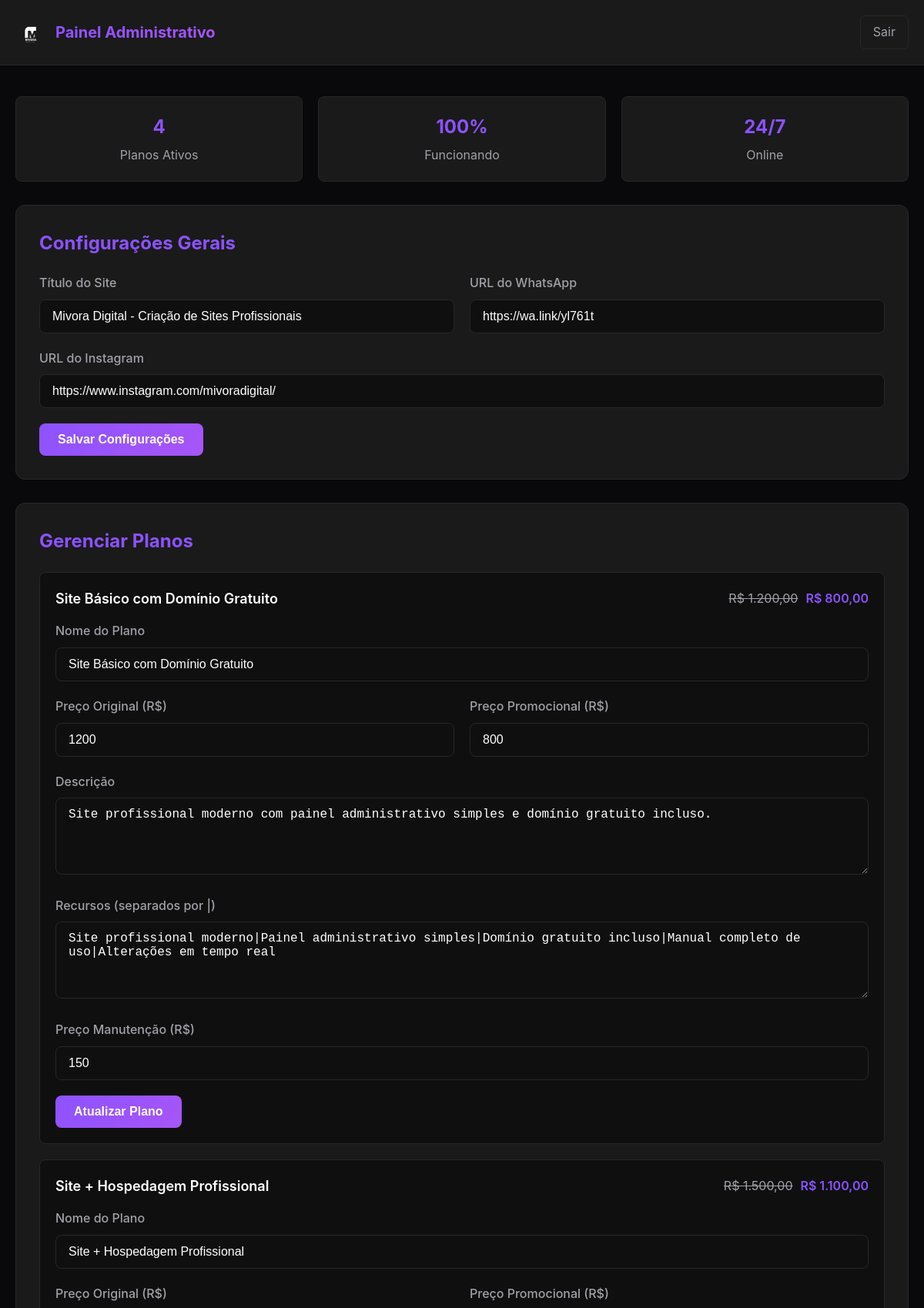
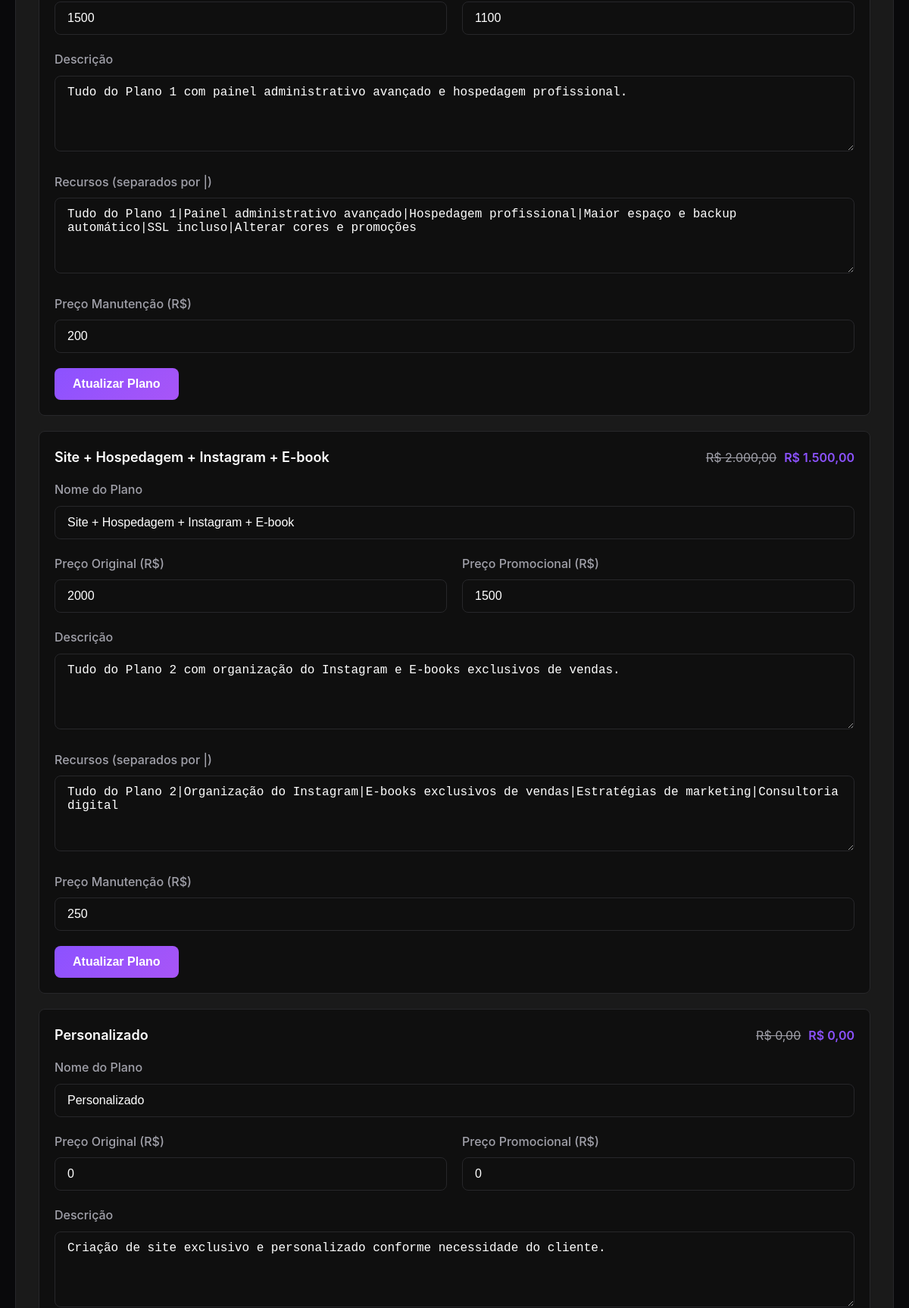
The page /admin/index.php (signed in, upper part) on the database its author committed (2 pictures, top to bottom).
### tables this page shows
CREATE TABLE configuracoes (
            id INTEGER PRIMARY KEY AUTOINCREMENT,
            chave TEXT UNIQUE NOT NULL,
            valor TEXT NOT NULL,
            updated_at DATETIME DEFAULT CURRENT_TIMESTAMP
        );

CREATE TABLE planos (
            id INTEGER PRIMARY KEY AUTOINCREMENT,
            nome TEXT NOT NULL,
            preco_original DECIMAL(10,2) NOT NULL,
            preco_promocional DECIMAL(10,2) NOT NULL,
            descricao TEXT NOT NULL,
            recursos TEXT NOT NULL,
            manutencao_preco DECIMAL(10,2) NOT NULL,
            ativo INTEGER DEFAULT 1,
            ordem INTEGER DEFAULT 0,
            created_at DATETIME DEFAULT CURRENT_TIMESTAMP,
            updated_at DATETIME DEFAULT CURRENT_TIMESTAMP
        );

### database/Database.php (called while the page is built, shortened)
<?php
class Database {
    private static $instance = null;
    private $pdo;
    private function __construct() {
        $db_path = __DIR__ . '/mivora.db';
        try {
            $this->pdo = new PDO("sqlite:$db_path");
            $this->pdo->setAttribute(PDO::ATTR_ERRMODE, PDO::ERRMODE_EXCEPTION);
            $this->pdo->setAttribute(PDO::ATTR_DEFAULT_FETCH_MODE, PDO::FETCH_ASSOC);
        } catch (PDOException $e) {
            die("Erro na conexão: " . $e->getMessage());
        }
    }
    public static function getInstance() {
        if (self::$instance === null) {
            self::$instance = new self();
        }
        return self::$instance;
    }
    public function getPlanos() {
        $stmt = $this->pdo->query("SELECT * FROM planos WHERE ativo = 1 ORDER BY ordem");
        return $stmt->fetchAll();
    }
    public function getConfig($chave) {
        $stmt = $this->pdo->prepare("SELECT valor FROM configuracoes WHERE chave = ?");
        $stmt->execute([$chave]);
        $result = $stmt->fetch();
        return $result ? $result['valor'] : null;
    }
}
?>

### admin/index.php (the view, shortened to what this page needs)
<?php
require_once '../database/Database.php';
$db = Database::getInstance();
$planos = $db->getPlanos();
$whatsapp_url = $db->getConfig('whatsapp_url');
$instagram_url = $db->getConfig('instagram_url');
$site_title = $db->getConfig('site_title');
?>
<!DOCTYPE html>
<html lang="pt-BR">
<head>
</head>
<body>
    <header class="header">
        <div class="container">
            <div class="logo">
                <img src="../assets/logo.png" alt="Mivora Digital">
                <h1>Painel Administrativo</h1>
            </div>
            <a href="logout.php" class="logout">Sair</a>
        </div>
    </header>
    <div class="container">
        <div class="stats">
            <div class="stat-card">
                <div class="stat-number"><?= count($planos) ?></div>
                <div class="stat-label">Planos Ativos</div>
            </div>
            <div class="stat-card">
                <div class="stat-number">100%</div>
                <div class="stat-label">Funcionando</div>
            </div>
            <div class="stat-card">
                <div class="stat-number">24/7</div>
                <div class="stat-label">Online</div>
            </div>
        </div>
        <div class="section">
            <h2>Configurações Gerais</h2>
            <form method="POST">
                <div class="form-row">
                    <div class="form-group">
                        <label for="site_title">Título do Site</label>
                        <input type="text" id="site_title" name="site_title" value="<?= htmlspecialchars($site_title) ?>" required>
                    </div>
                    <div class="form-group">
                        <label for="whatsapp_url">URL do WhatsApp</label>
                        <input type="url" id="whatsapp_url" name="whatsapp_url" value="<?= htmlspecialchars($whatsapp_url) ?>" required>
                    </div>
                </div>
                <div class="form-group">
                    <label for="instagram_url">URL do Instagram</label>
                    <input type="url" id="instagram_url" name="instagram_url" value="<?= htmlspecialchars($instagram_url) ?>" required>
                </div>
                <button type="submit" class="btn btn-primary">Salvar Configurações</button>
            </form>
        </div>
        <div class="section">
            <h2>Gerenciar Planos</h2>
            <?php foreach ($planos as $plano): ?>
                <div class="plano-card">
                    <form method="POST">
                        <div class="plano-header">
                            <div class="plano-title"><?= htmlspecialchars($plano['nome']) ?></div>
                            <div class="plano-prices">
                                <span class="price-original">R$ <?= number_format($plano['preco_original'], 2, ',', '.') ?></span>
                                <span class="price-promo">R$ <?= number_format($plano['preco_promocional'], 2, ',', '.') ?></span>
                            </div>
                        </div>
                        <div class="form-group">
                            <label for="nome_<?= $plano['id'] ?>">Nome do Plano</label>
                            <input type="text" id="nome_<?= $plano['id'] ?>" name="nome" value="<?= htmlspecialchars($plano['nome']) ?>" required>
                        </div>
                        <div class="form-row">
                            <div class="form-group">
                                <label for="preco_original_<?= $plano['id'] ?>">Preço Original (R$)</label>
                                <input type="number" step="0.01" id="preco_original_<?= $plano['id'] ?>" name="preco_original" value="<?= $plano['preco_original'] ?>" required>
                            </div>
                            <div class="form-group">
                                <label for="preco_promocional_<?= $plano['id'] ?>">Preço Promocional (R$)</label>
                                <input type="number" step="0.01" id="preco_promocional_<?= $plano['id'] ?>" name="preco_promocional" value="<?= $plano['preco_promocional'] ?>" required>
                            </div>
                        </div>
                        <div class="form-group">
                            <label for="descricao_<?= $plano['id'] ?>">Descrição</label>
                            <textarea id="descricao_<?= $plano['id'] ?>" name="descricao" required><?= htmlspecialchars($plano['descricao']) ?></textarea>
                        </div>
                        <div class="form-group">
                            <label for="recursos_<?= $plano['id'] ?>">Recursos (separados por |)</label>
                            <textarea id="recursos_<?= $plano['id'] ?>" name="recursos" required><?= htmlspecialchars($plano['recursos']) ?></textarea>
                        </div>
                        <div class="form-group">
                            <label for="manutencao_preco_<?= $plano['id'] ?>">Preço Manutenção (R$)</label>
                            <input type="number" step="0.01" id="manutencao_preco_<?= $plano['id'] ?>" name="manutencao_preco" value="<?= $plano['manutencao_preco'] ?>" required>
                        </div>
                        <button type="submit" class="btn btn-primary">Atualizar Plano</button>
                    </form>
                </div>
            <?php endforeach; ?>
        </div>
    </div>
</body>
</html>

### admin/index.php (style rules this page uses)
* { margin: 0; padding: 0; box-sizing: border-box; }
body { font-family: 'Inter', -apple-system, BlinkMacSystemFont, sans-serif; background: #09090B; color: #FFFFFF; line-height: 1.6; }
.header { background: #1A1A1A; border-bottom: 1px solid #27272A; padding: 20px 0; }
.header .container { max-width: 1200px; margin: 0 auto; padding: 0 20px; display: flex; justify-content: space-between; align-items: center; }
.logo { display: flex; align-items: center; gap: 12px; }
.logo img { width: 40px; height: 40px; border-radius: 8px; }
.logo h1 { background: linear-gradient(135deg, #8C52FF 0%, #A855F7 100%); -webkit-background-clip: text; -webkit-text-fill-color: transparent; background-clip: text; font-size: 20px; font-weight: 700; }
.logout { color: #A1A1AA; text-decoration: none; padding: 8px 16px; border: 1px solid #27272A; border-radius: 6px; transition: all 0.3s ease; }
.container { max-width: 1200px; margin: 0 auto; padding: 40px 20px; }
.section { background: #1A1A1A; border: 1px solid #27272A; border-radius: 12px; padding: 30px; margin-bottom: 30px; }
.section h2 { color: #8C52FF; margin-bottom: 20px; font-size: 24px; }
.form-group { margin-bottom: 20px; }
label { display: block; margin-bottom: 8px; color: #A1A1AA; font-weight: 500; }
input, textarea, select { width: 100%; padding: 12px 16px; background: #0F0F0F; border: 1px solid #27272A; border-radius: 8px; color: #FFFFFF; font-size: 16px; transition: all 0.3s ease; }
textarea { min-height: 100px; resize: vertical; }
.btn { padding: 12px 24px; border: none; border-radius: 8px; font-size: 16px; font-weight: 600; cursor: pointer; transition: all 0.3s ease; text-decoration: none; display: inline-block; }
.btn-primary { background: linear-gradient(135deg, #8C52FF 0%, #A855F7 100%); color: white; }
.plano-card { background: #0F0F0F; border: 1px solid #27272A; border-radius: 8px; padding: 20px; margin-bottom: 20px; }
.plano-header { display: flex; justify-content: space-between; align-items: center; margin-bottom: 15px; }
.plano-title { font-size: 18px; font-weight: 600; color: #FFFFFF; }
.plano-prices { display: flex; gap: 10px; align-items: center; }
.price-original { text-decoration: line-through; color: #A1A1AA; }
.price-promo { color: #8C52FF; font-weight: 600; }
.form-row { display: grid; grid-template-columns: 1fr 1fr; gap: 20px; }
.stats { display: grid; grid-template-columns: repeat(auto-fit, minmax(200px, 1fr)); gap: 20px; margin-bottom: 30px; }
.stat-card { background: #1A1A1A; border: 1px solid #27272A; border-radius: 8px; padding: 20px; text-align: center; }
.stat-number { font-size: 24px; font-weight: 700; color: #8C52FF; }
.stat-label { color: #A1A1AA; margin-top: 5px; }

### rows shown on the page
configuracoes: site_title "Mivora Digital - Criação de Sites Profissionais"
configuracoes: whatsapp_url "https://wa.link/yl761t"
configuracoes: instagram_url "https://www.instagram.com/mivoradigital/"
planos: nome "Site Básico com Domínio Gratuito", preco_original "1.200,00", preco_promocional "800,00", preco_original "1200", preco_promocional "800", descricao "Site profissional moderno com painel administrativo simples e domínio gratuito incluso.", recursos "Site profissional moderno|Painel administrativo simples|Domínio gratuito incluso|Manual completo de uso|Alterações em tempo real", manutencao_preco "150"
planos: nome "Site + Hospedagem Profissional", preco_original "1.500,00", preco_promocional "1.100,00", preco_original "1500", preco_promocional "1100", descricao "Tudo do Plano 1 com painel administrativo avançado e hospedagem profissional.", recursos "Tudo do Plano 1|Painel administrativo avançado|Hospedagem profissional|Maior espaço e backup automático|SSL incluso|Alterar cores e promoções", manutencao_preco "200"
planos: nome "Site + Hospedagem + Instagram + E-book", preco_original "2.000,00", preco_promocional "1.500,00", preco_original "2000", preco_promocional "1500", descricao "Tudo do Plano 2 com organização do Instagram e E-books exclusivos de vendas.", recursos "Tudo do Plano 2|Organização do Instagram|E-books exclusivos de vendas|Estratégias de marketing|Consultoria digital", manutencao_preco "250"
planos: nome "Personalizado", preco_original "0,00", preco_promocional "0,00", preco_original "0", preco_promocional "0", descricao "Criação de site exclusivo e personalizado conforme necessidade do cliente."

### other values the page prints
count($planos) "4"
